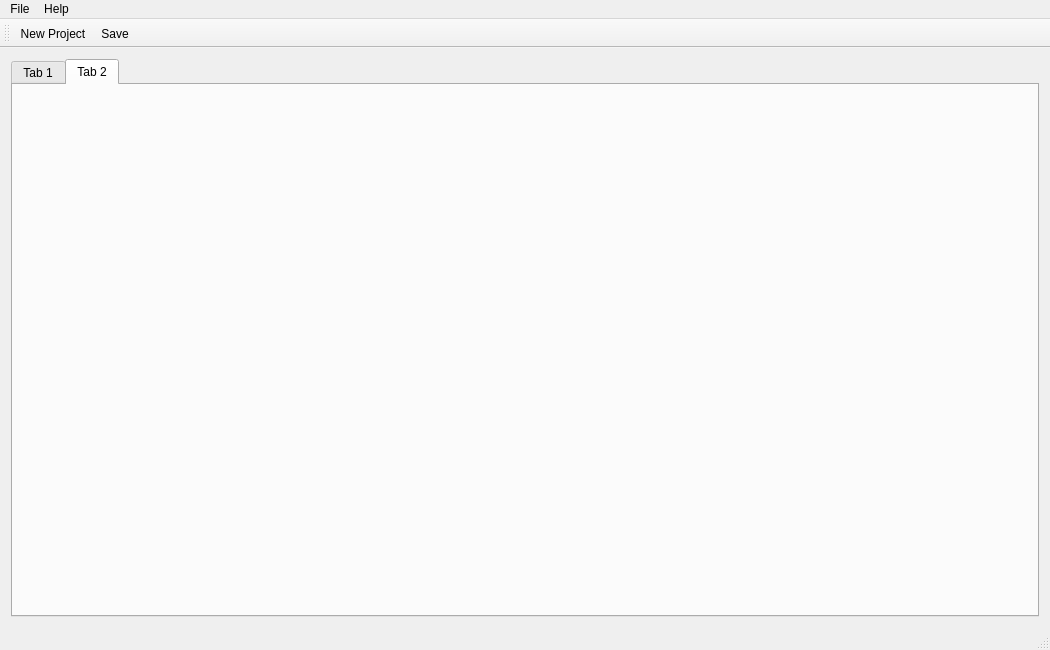
<?xml version="1.0" encoding="UTF-8"?>
<ui version="4.0">
 <class>MainWindow</class>
 <widget class="QMainWindow" name="MainWindow">
  <property name="geometry">
   <rect>
    <x>0</x>
    <y>0</y>
    <width>1050</width>
    <height>650</height>
   </rect>
  </property>
  <property name="windowTitle">
   <string>MainWindow</string>
  </property>
  <widget class="QWidget" name="centralWidget">
   <layout class="QHBoxLayout" name="horizontalLayout_7">
    <item>
     <widget class="QTabWidget" name="tabWidget">
      <property name="currentIndex">
       <number>1</number>
      </property>
      <widget class="QWidget" name="tab">
       <attribute name="title">
        <string>Tab 1</string>
       </attribute>
       <layout class="QHBoxLayout" name="horizontalLayout_6"/>
      </widget>
      <widget class="QWidget" name="tab_2">
       <property name="enabled">
        <bool>true</bool>
       </property>
       <attribute name="title">
        <string>Tab 2</string>
       </attribute>
      </widget>
     </widget>
    </item>
   </layout>
  </widget>
  <widget class="QMenuBar" name="menuBar">
   <property name="geometry">
    <rect>
     <x>0</x>
     <y>0</y>
     <width>1050</width>
     <height>26</height>
    </rect>
   </property>
   <widget class="QMenu" name="menuFile">
    <property name="title">
     <string>File</string>
    </property>
    <addaction name="actionNew_Project"/>
    <addaction name="actionOpen_Project"/>
    <addaction name="separator"/>
    <addaction name="actionSave"/>
    <addaction name="actionSave_as"/>
    <addaction name="separator"/>
    <addaction name="actionExit"/>
   </widget>
   <widget class="QMenu" name="menuHelp">
    <property name="title">
     <string>Help</string>
    </property>
    <addaction name="actionAbout_Estima"/>
    <addaction name="actionAbout_Qt"/>
   </widget>
   <addaction name="menuFile"/>
   <addaction name="menuHelp"/>
  </widget>
  <widget class="QStatusBar" name="statusBar"/>
  <widget class="QToolBar" name="toolBar">
   <property name="windowTitle">
    <string>toolBar</string>
   </property>
   <attribute name="toolBarArea">
    <enum>TopToolBarArea</enum>
   </attribute>
   <attribute name="toolBarBreak">
    <bool>false</bool>
   </attribute>
   <addaction name="actionNew_Project"/>
   <addaction name="actionSave"/>
  </widget>
  <action name="actionNew_Project">
   <property name="text">
    <string>New Project</string>
   </property>
   <property name="shortcut">
    <string>Ctrl+N</string>
   </property>
  </action>
  <action name="actionOpen_Project">
   <property name="text">
    <string>Open Project</string>
   </property>
   <property name="shortcut">
    <string>Ctrl+O</string>
   </property>
  </action>
  <action name="actionSave">
   <property name="text">
    <string>Save</string>
   </property>
   <property name="shortcut">
    <string>Ctrl+S</string>
   </property>
  </action>
  <action name="actionSave_as">
   <property name="text">
    <string>Save as</string>
   </property>
   <property name="shortcut">
    <string>Ctrl+Shift+S</string>
   </property>
  </action>
  <action name="actionExit">
   <property name="text">
    <string>Exit</string>
   </property>
   <property name="shortcut">
    <string>Ctrl+Q</string>
   </property>
  </action>
  <action name="actionAbout_Estima">
   <property name="text">
    <string>About Estima</string>
   </property>
  </action>
  <action name="actionAbout_Qt">
   <property name="text">
    <string>About Qt</string>
   </property>
  </action>
 </widget>
 <layoutdefault spacing="6" margin="11"/>
 <resources/>
 <connections/>
</ui>
